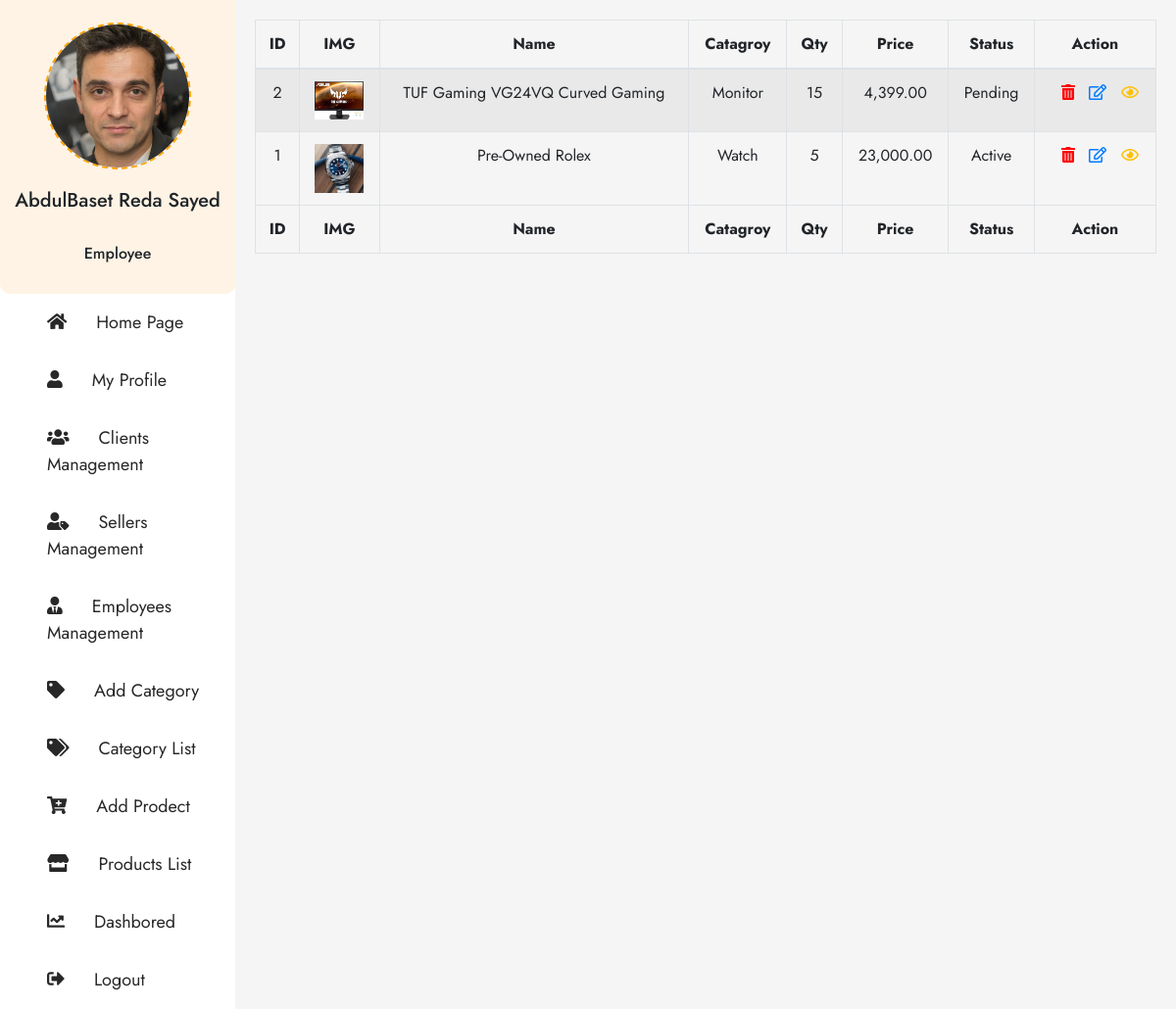
The app's page /Products-List.php (signed in), older data.
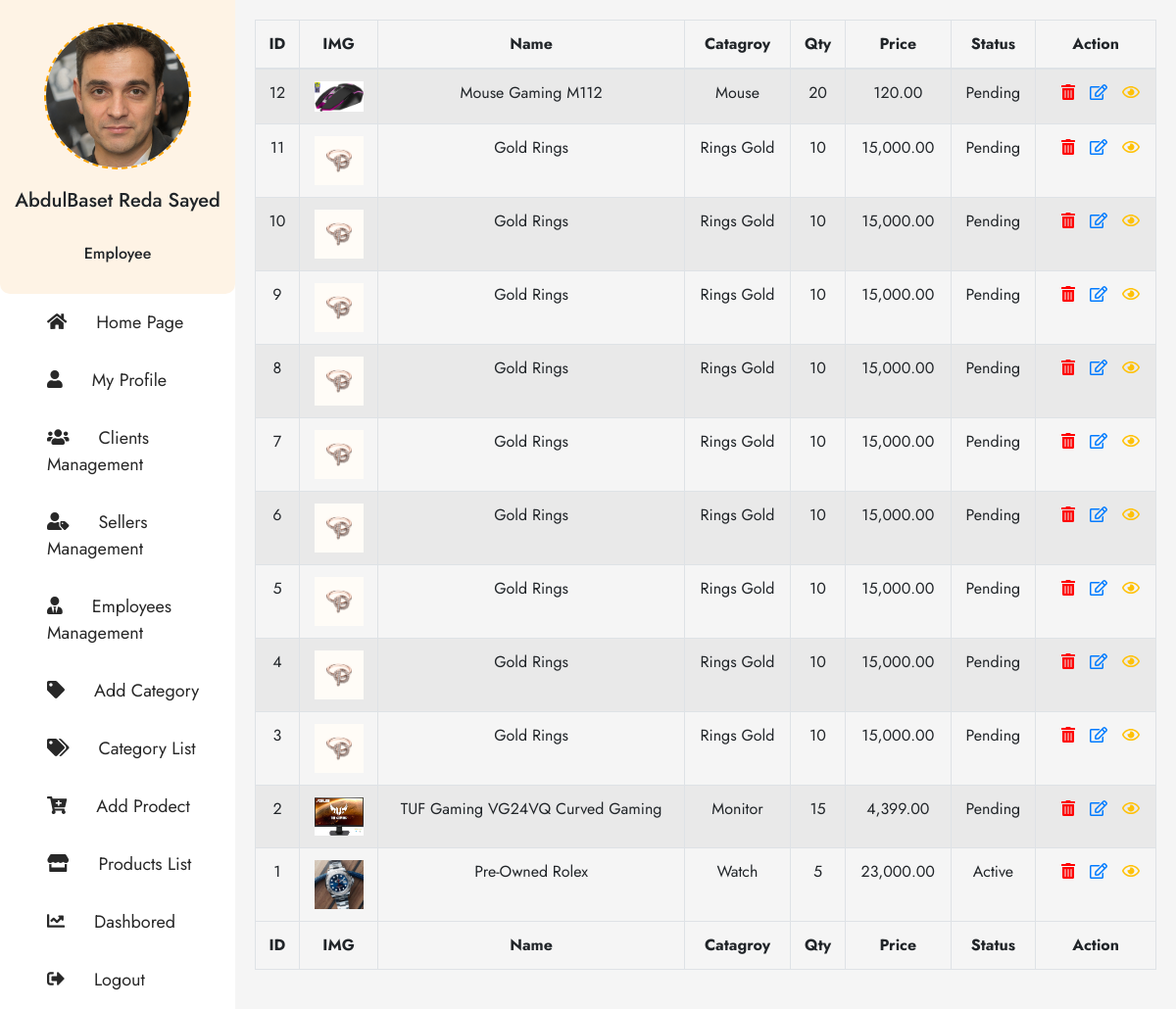
The same page, newer data.
### tables this page shows
CREATE TABLE `ha_products` (
  `HA_P_ID` bigint(20) UNSIGNED NOT NULL,
  `HA_P_Name` varchar(255) NOT NULL,
  `HA_P_Price` varchar(255) NOT NULL,
  `HA_P_Description` text NOT NULL,
  `HA_P_Category_ID` varchar(255) NOT NULL,
  `HA_P_Qty` varchar(255) NOT NULL,
  `HA_P_Alert_Qty` varchar(255) NOT NULL,
  `HA_P_Brand` varchar(255) NOT NULL,
  `HA_P_Available_From_Date` varchar(255) NOT NULL,
  `HA_P_Date_Created` varchar(255) NOT NULL,
  `HA_P_Time_Created` varchar(255) NOT NULL,
  `HA_P_User_ID_Created` varchar(255) NOT NULL,
  `HA_P_Status` varchar(255) NOT NULL
);

CREATE TABLE `ha_category_list` (
  `HA_C_L_ID` bigint(20) UNSIGNED NOT NULL,
  `HA_C_L_Category_Name` varchar(255) NOT NULL,
  `HA_C_L_Parent_ID` varchar(255) NOT NULL,
  `HA_C_L_Status` varchar(255) NOT NULL,
  `HA_C_L_Count_Products` varchar(255) NOT NULL,
  `HA_C_L_Count_Sales` varchar(255) NOT NULL,
  `HA_C_L_Count_Returns` varchar(255) NOT NULL,
  `HA_C_L_Date_Created` varchar(255) NOT NULL,
  `HA_C_L_Time_Created` varchar(255) NOT NULL,
  `HA_C_L_User_ID_Created` varchar(255) NOT NULL
);

### Datebase/DB_Products_List.php (called while the page is built, shortened)
<?php
    $SQL_Products_List = 'SELECT * FROM ha_products WHERE HA_P_Status = "Active" OR HA_P_Status = "Pending" ORDER BY HA_P_ID DESC ';
    $Result_Products_List = mysqli_query($Connection,$SQL_Products_List);
    $Count_Products_List  = mysqli_num_rows($Result_Products_List);
?>

### Website-Structure/Products-List-Body.php (the view, shortened to what this page needs)
<div class="right-All-Clients Dasbored-content">
<table id="example" class="table table-striped table-bordered" style="width:100%;text-align: center;">
        <thead >
            <tr>
                <th>ID</th>
                <th>IMG</th>
                <th>Name</th>
                <th>Catagroy</th>
                <th>Qty</th>
                <th>Price</th>
                <th>Status</th>
                <th>Action</th>
            </tr>
        </thead>
        <tbody>
                <?php
                    if ($Count_Products_List > 0) {
                        while ($Rows = mysqli_fetch_array($Result_Products_List)) {
                            $SQL_Get_Category_Name = 'SELECT HA_C_L_Category_Name FROM ha_category_list WHERE HA_C_L_ID = "'.$Rows['HA_P_Category_ID'].'"';
                            $Result_Get_Category_Name = mysqli_query($Connection,$SQL_Get_Category_Name);
                            $Row_Get_Category_Name  = mysqli_fetch_array($Result_Get_Category_Name, MYSQLI_ASSOC);
                            $Path_Folder_Cover = 'IMG/Imges-Products/P_ID-'.$Rows['HA_P_ID'].'/P_ID-'.$Rows['HA_P_ID'].'-Cover';
                            $Cover_Img = scandir($Path_Folder_Cover);
                            echo '
                                <tr class="t-body" >
                                    <td>'.$Rows['HA_P_ID'].'</td>
                                    <td><img src="'.$Path_Folder_Cover . '/' . $Cover_Img[2] . '" alt="Img" style="width:50px"/></td>
                                    <td>'.$Rows['HA_P_Name'].'</td>
                                    <td>'.$Row_Get_Category_Name['HA_C_L_Category_Name'].'</td>
                                    <td>'.$Rows['HA_P_Qty'].'</td>
                                    <td>'. number_format($Rows['HA_P_Price'] , 2).'</td>
                                    <td>'.$Rows['HA_P_Status'].'</td>
                                    <td class="last-Action">
                                    <a href="#" class="Trash" data-module=".question-delete-row"> <i class="fas fa-trash-alt"></i> </a>
                                    <a href="#" class="Edit" data-module=".Edit-row"> <i class="far fa-edit"></i> </a>
                                    <a href="#" class="View" data-module=".View-row"> <i class="far fa-eye"></i> </a>
                                    </td>
                                </tr>
                            ';
                        }
                    }
                ?>
        </tbody>
        <tfoot>
            <tr>
                <th>ID</th>
                <th>IMG</th>
                <th>Name</th>
                <th>Catagroy</th>
                <th>Qty</th>
                <th>Price</th>
                <th>Status</th>
                <th>Action</th>
            </tr>
        </tfoot>
    </table>
</div>

### Products-List.php (shortened to what this page needs)
<?php
    include('Datebase/Config.php');
    include('Datebase/DB_Products_List.php');
?>
<!DOCTYPE html>
<html lang="en">
<?php
    include ('Website-Structure/Header-Elemnts.php') ;
?>
    <link rel="stylesheet" href="https://cdnjs.cloudflare.com/ajax/libs/twitter-bootstrap/4.5.2/css/bootstrap.css">
    <link rel="stylesheet" href="https://cdn.datatables.net/1.11.2/css/dataTables.bootstrap4.min.css">
    <link rel="stylesheet" href="Framework/Fontawsome/css/all.css">
    <link rel="stylesheet" href="Font's/Kufi/Kufi-Font.css">
    <link rel="stylesheet" href="CSS-Files/H_A.css">
<body>
<div class="container-hady">
    <?php include ("Website-Structure/Dashbored-header.php"); ?>
    <?php include ("./Website-Structure/Products-List-Body.php"); ?>
</div>
</body>
</html>

### Website-Structure/Header-Elemnts.php (shortened to what this page needs)
<head>
</head>

### Website-Structure/Dashbored-header.php (shortened to what this page needs)
<aside>
    <div class="image-useres">
        <div class="image-user-content">
            <?php
                $Scan_Profile_Img = scandir('IMG/User-Profile-Picture/[User-ID='.$_SESSION['HA_U_ID'].']');
                if (count($Scan_Profile_Img) == 2) {
                    if ($_SESSION['HA_U_Gender'] == 'Male') {
                        $Profile_Img = 'IMG/User-Profile-Picture/[Defult-Profile-IMG]/IMG-Defult-Male.jpg';
                    }elseif ($_SESSION['HA_U_Gender'] == 'Female') {
                        $Profile_Img = 'IMG/User-Profile-Picture/[Defult-Profile-IMG]/IMG-Defult-Female.jpg';
                    }
                }else {
                    $Profile_Img =  'IMG/User-Profile-Picture/[User-ID='.$_SESSION['HA_U_ID'].']' . '/' . $Scan_Profile_Img[2];
                }
            echo '<img src = "'.$Profile_Img.'"/>';
            ?>
        </div>
        <?php echo '<h5>'.$_SESSION['User_First_Three_Names'].'</h5>';?>
        <?php echo '<br><h6>'.$_SESSION['HA_U_User_Type'].'</h6>';?>
    </div>
    <ul class="list-of-dashbored">
        <li><a href="./" class="Projects"><i class="fas fa-home"></i>Home Page</a></li>
        <?php
        if (!empty($_SESSION)) {
            echo '<li><a href="My-Profile" class="Edit-profile"><i class="fas fa-user" class="Edit-profile"></i>My Profile</a></li>';
        }
        ?>
        <?php
        if ($_SESSION['HA_U_P_Clients_Manager'] == 'Available') {
            echo '<li><a href="Clients-Manager" class="Clients"><i class="fas fa-users"></i>Clients Management</a></li>';
        }
        ?>
        <?php
        if ($_SESSION['HA_U_P_Seller_Manager'] == 'Available') {
            echo '<li><a href="Seller-Manager" class="Projects"><i class="fas fa-user-tag"></i>Sellers Management</a></li>';
        }
        ?>
        <?php
        if ($_SESSION['HA_U_P_Employee_Manager'] == 'Available') {
            echo '<li><a href="Employee-Manager" class="Employeres"><i class="fas  fa-user-tie"></i>Employees Management</a></li>';
        }
        ?>
        <?php
        if ($_SESSION['HA_U_P_Category_Manager'] == 'Available') {
            echo '<li><a href="Add-Category" class="Add Catogry"><i class="fas fa-tag"></i>Add Category</a></li>';
        }
        ?>
        <?php
        if ($_SESSION['HA_U_P_Category_List'] == 'Available') {
            echo '<li><a href="Category-List" class="All-Catagry"><i class="fas fa-tags"></i>Category List</a></li>';
        }
        ?>
        <?php
        if ($_SESSION['HA_U_P_Add_Product'] == 'Available') {
            echo '<li><a href="Add-Product" class="Add Project"><i class="fas fa-cart-plus"></i>Add Prodect</a></li>';
        }
        ?>
        <?php
        if ($_SESSION['HA_U_P_Products_List'] == 'Available') {
            echo '<li><a href="Products-List" class="All-Products"><i class="fas fa-store"></i>Products List</a></li>';
        }
        ?>
        <li><a href="Dashboard-Details" class="Dashbored"><i class="fas fa-chart-line"></i>Dashbored</a></li>
        <li><a href="Logout" class="Add LogOut"><i class="fas fa-sign-out-alt"></i>Logout</a></li>
    </ul>
</aside>

### CSS-Files/H_A.css (style rules this page uses)
body { font-family: 'Jost', sans-serif; font-weight: 400; }
.Trash { color: red; }
.View { color: #FFC107; }
.container-hady { width: 100%; height: 100%; display: flex; background-color: #f3f7fd; }
.container-hady aside { flex-basis: 20%; background-color: #fff; display: flex; flex-direction: column; }
.container-hady aside .image-useres { width: 100%; background-color: #fef3e5; height: 300px; border-bottom-left-radius: 10px; border-bottom-right-radius: 10px; display: flex; justify-content: center; align-items: center; flex-direction: column; }
.container-hady aside .image-useres .image-user-content { width: 150px; height: 150px; border-radius: 50%; border: 2px dashed orange; position: relative; margin-bottom: 20px; }
.container-hady aside .image-useres .image-user-content img { width: 100%; height: 100%; vertical-align: middle; position: absolute; border-radius: 50%; }
.container-hady aside ul { display: flex; margin: 0; padding: 0; }
.container-hady aside .list-of-dashbored { list-style: none; display: flex; flex-direction: column; width: 100%; }
.container-hady aside .list-of-dashbored li { padding: 1rem 1rem 1rem 3rem; }
.container-hady aside .list-of-dashbored li a { text-decoration: none; color: #282828; font-size: 18px; }
.container-hady aside .list-of-dashbored li a svg { margin-right: 30px; }
.container-hady .right-All-Clients { flex-basis: 80%; background-color: #f5f5f5; padding: 20px; }
.t-body td:first-child { text-align: center; }
tfoot tr th:first-child { text-align: center; }
.t-body td a { margin-left: 10px; }

Row changes from the older to the newer data that the page shows:
added ha_products: HA_P_ID "12", shows a picture, HA_P_Name "Mouse Gaming M112", ha_category_list.HA_C_L_Category_Name "Mouse", HA_P_Qty "20", HA_P_Price "120.00", HA_P_Status "Pending"
added ha_products: HA_P_ID "11", HA_P_Name "Gold Rings", ha_category_list.HA_C_L_Category_Name "Rings Gold", HA_P_Qty "10", HA_P_Price "15,000.00", HA_P_Status "Pending"
added ha_products: HA_P_ID "10", HA_P_Name "Gold Rings", ha_category_list.HA_C_L_Category_Name "Rings Gold", HA_P_Qty "10", HA_P_Price "15,000.00", HA_P_Status "Pending"
added ha_products: HA_P_ID "9", HA_P_Name "Gold Rings", ha_category_list.HA_C_L_Category_Name "Rings Gold", HA_P_Qty "10", HA_P_Price "15,000.00", HA_P_Status "Pending"
added ha_products: HA_P_ID "8", HA_P_Name "Gold Rings", ha_category_list.HA_C_L_Category_Name "Rings Gold", HA_P_Qty "10", HA_P_Price "15,000.00", HA_P_Status "Pending"
added ha_products: HA_P_ID "7", HA_P_Name "Gold Rings", ha_category_list.HA_C_L_Category_Name "Rings Gold", HA_P_Qty "10", HA_P_Price "15,000.00", HA_P_Status "Pending"
added ha_products: HA_P_ID "6", HA_P_Name "Gold Rings", ha_category_list.HA_C_L_Category_Name "Rings Gold", HA_P_Qty "10", HA_P_Price "15,000.00", HA_P_Status "Pending"
added ha_products: HA_P_ID "5", HA_P_Name "Gold Rings", ha_category_list.HA_C_L_Category_Name "Rings Gold", HA_P_Qty "10", HA_P_Price "15,000.00", HA_P_Status "Pending"
added ha_products: HA_P_ID "4", HA_P_Name "Gold Rings", ha_category_list.HA_C_L_Category_Name "Rings Gold", HA_P_Qty "10", HA_P_Price "15,000.00", HA_P_Status "Pending"
added ha_products: HA_P_ID "3", HA_P_Name "Gold Rings", ha_category_list.HA_C_L_Category_Name "Rings Gold", HA_P_Qty "10", HA_P_Price "15,000.00", HA_P_Status "Pending"
